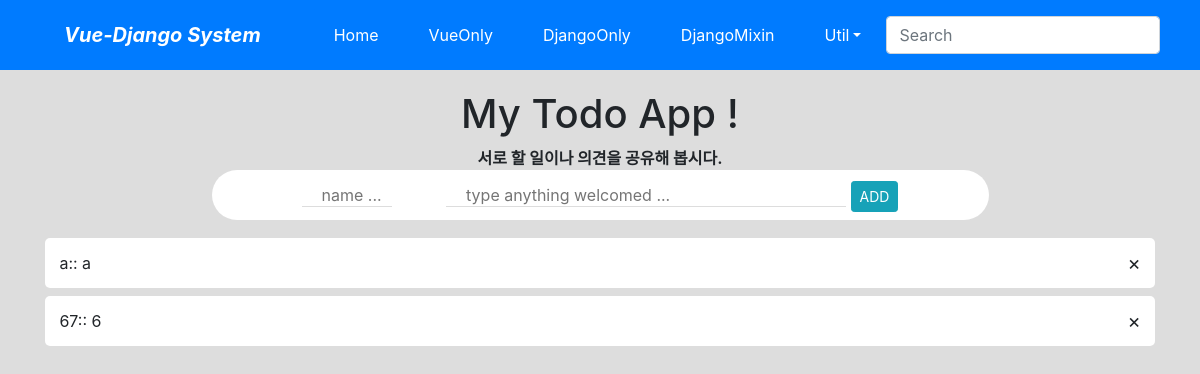
Before: /todo/mixin/ with the older database file.
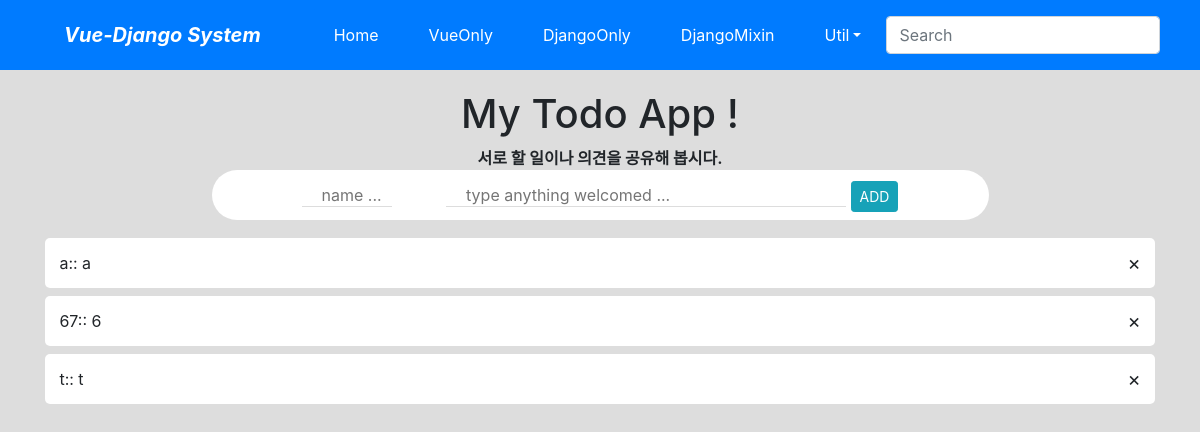
After: the same page with the newer database file.
### todo/models.py (models this page shows, shortened)
class Todo(models.Model):
    name = models.CharField('NAME', max_length=5, blank=True)
    todo = models.CharField('TODO', max_length=50)

### todo/views.py (the view, shortened to what this page needs)
# urls.py: path('mixin/', views.TodoMOMCV.as_view(), name='mixin'),
class TodoMOMCV(MultipleObjectMixin, CreateView):
    model = Todo
    fields = '__all__'
    template_name = 'todo/todo_form_list.html'
    success_url = reverse_lazy('todo:mixin')
    def get(self, request, *args, **kwargs):
        self.object_list = self.get_queryset()
        return super().get(request, *args, **kwargs)

### todo/templates/todo/todo_form_list.html (shortened to what this page needs)
{% extends 'base.html' %}
{% block content %}
<div id = 'app'>
    <h1>My Todo App !</h1>
    <strong>서로 할 일이나 의견을 공유해 봅시다.</strong>
    <br>
    <form class="inputBox" action = "." method="post"> {% csrf_token %}
        <input class="name" type="text" placeholder="name ..." name="name">
        <input class="item" type="text" placeholder="type anything welcomed ..." name="todo">
        <button type="submit" class="btn btn-info btn-sm">ADD</button>
    </form>
    <ul class="todoList">
        {% for todo in object_list %}
        <li>
            <span>{{ todo.name }}:: {{ todo.todo }}</span>
            <span class="removeBtn" data-toggle="modal" data-target="#myModal"
                  data-id="{{todo.id}}" data-name="{{todo.name}}" data-todo="{{todo.todo}}">&#x00D7</span>
        </li>
        {% endfor %}
    </ul>
</div>
{% endblock %}

Changed rows visible on the page:
added Todo: name "t", todo "t"
